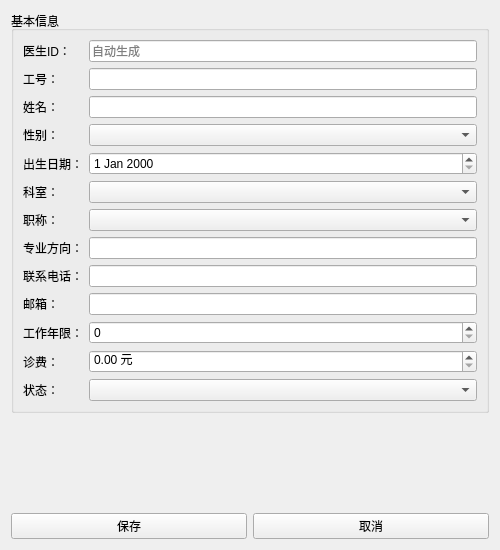
<?xml version="1.0" encoding="UTF-8"?>
<ui version="4.0">
<class>DoctoreditView</class>
<widget class="QWidget" name="DoctoreditView">
 <property name="geometry">
  <rect>
   <x>0</x>
   <y>0</y>
   <width>500</width>
   <height>550</height>
  </rect>
 </property>
 <property name="windowTitle">
  <string>医生信息编辑</string>
 </property>
 <layout class="QVBoxLayout" name="verticalLayout">
  <item>
   <widget class="QGroupBox" name="groupBox">
    <property name="title">
     <string>基本信息</string>
    </property>
    <layout class="QFormLayout" name="formLayout">
     <!-- 医生ID显示（第一行） -->
     <item row="0" column="0">
      <widget class="QLabel" name="label_id">
       <property name="text">
        <string>医生ID：</string>
       </property>
      </widget>
     </item>
     <item row="0" column="1">
      <widget class="QLineEdit" name="txtDoctorId">
       <property name="readOnly">
        <bool>true</bool>
       </property>
       <property name="placeholderText">
        <string>自动生成</string>
       </property>
      </widget>
     </item>
     
     <!-- 工号（第二行） -->
     <item row="1" column="0">
      <widget class="QLabel" name="label_employee_id">
       <property name="text">
        <string>工号：</string>
       </property>
      </widget>
     </item>
     <item row="1" column="1">
      <widget class="QLineEdit" name="txtEmployeeId"/>
     </item>
     
     <!-- 姓名（第三行） -->
     <item row="2" column="0">
      <widget class="QLabel" name="label_name">
       <property name="text">
        <string>姓名：</string>
       </property>
      </widget>
     </item>
     <item row="2" column="1">
      <widget class="QLineEdit" name="txtName"/>
     </item>
     
     <!-- 性别（第四行） -->
     <item row="3" column="0">
      <widget class="QLabel" name="label_gender">
       <property name="text">
        <string>性别：</string>
       </property>
      </widget>
     </item>
     <item row="3" column="1">
      <widget class="QComboBox" name="cmbGender"/>
     </item>
     
     <!-- 出生日期（第五行） -->
     <item row="4" column="0">
      <widget class="QLabel" name="label_birth">
       <property name="text">
        <string>出生日期：</string>
       </property>
      </widget>
     </item>
     <item row="4" column="1">
      <widget class="QDateEdit" name="dateBirth"/>
     </item>
     
     <!-- 科室（第六行） -->
     <item row="5" column="0">
      <widget class="QLabel" name="label_department">
       <property name="text">
        <string>科室：</string>
       </property>
      </widget>
     </item>
     <item row="5" column="1">
      <widget class="QComboBox" name="cmbDepartment"/>
     </item>
     
     <!-- 职称（第七行） -->
     <item row="6" column="0">
      <widget class="QLabel" name="label_title">
       <property name="text">
        <string>职称：</string>
       </property>
      </widget>
     </item>
     <item row="6" column="1">
      <widget class="QComboBox" name="cmbTitle"/>
     </item>
     
     <!-- 专业方向（第八行） -->
     <item row="7" column="0">
      <widget class="QLabel" name="label_specialization">
       <property name="text">
        <string>专业方向：</string>
       </property>
      </widget>
     </item>
     <item row="7" column="1">
      <widget class="QLineEdit" name="txtSpecialization"/>
     </item>
     
     <!-- 联系电话（第九行） -->
     <item row="8" column="0">
      <widget class="QLabel" name="label_phone">
       <property name="text">
        <string>联系电话：</string>
       </property>
      </widget>
     </item>
     <item row="8" column="1">
      <widget class="QLineEdit" name="txtPhone"/>
     </item>
     
     <!-- 邮箱（第十行） -->
     <item row="9" column="0">
      <widget class="QLabel" name="label_email">
       <property name="text">
        <string>邮箱：</string>
       </property>
      </widget>
     </item>
     <item row="9" column="1">
      <widget class="QLineEdit" name="txtEmail"/>
     </item>
     
     <!-- 工作年限（第十一行） -->
     <item row="10" column="0">
      <widget class="QLabel" name="label_work_years">
       <property name="text">
        <string>工作年限：</string>
       </property>
      </widget>
     </item>
     <item row="10" column="1">
      <widget class="QSpinBox" name="spinWorkYears">
       <property name="minimum">
        <number>0</number>
       </property>
       <property name="maximum">
        <number>60</number>
       </property>
      </widget>
     </item>
     
     <!-- 诊费（第十二行） -->
     <item row="11" column="0">
      <widget class="QLabel" name="label_fee">
       <property name="text">
        <string>诊费：</string>
       </property>
      </widget>
     </item>
     <item row="11" column="1">
      <widget class="QDoubleSpinBox" name="spinFee">
       <property name="minimum">
        <double>0.00</double>
       </property>
       <property name="maximum">
        <double>1000.00</double>
       </property>
       <property name="decimals">
        <number>2</number>
       </property>
       <property name="suffix">
        <string> 元</string>
       </property>
      </widget>
     </item>
     
     <!-- 状态（第十三行） -->
     <item row="12" column="0">
      <widget class="QLabel" name="label_status">
       <property name="text">
        <string>状态：</string>
       </property>
      </widget>
     </item>
     <item row="12" column="1">
      <widget class="QComboBox" name="cmbStatus"/>
     </item>
    </layout>
   </widget>
  </item>
  
  <!-- 错误信息 -->
  <item>
   <widget class="QLabel" name="lblError">
    <property name="text">
     <string/>
    </property>
    <property name="styleSheet">
     <string notr="true">color: red;</string>
    </property>
    <property name="alignment">
     <set>Qt::AlignCenter</set>
    </property>
   </widget>
  </item>
  
  <!-- 按钮区域 -->
  <item>
   <layout class="QHBoxLayout" name="horizontalLayout">
    <item>
     <widget class="QPushButton" name="btnSave">
      <property name="text">
       <string>保存</string>
      </property>
     </widget>
    </item>
    <item>
     <widget class="QPushButton" name="btnCancel">
      <property name="text">
       <string>取消</string>
      </property>
     </widget>
    </item>
   </layout>
  </item>
 </layout>
</widget>
<resources/>
<connections/>
</ui>
